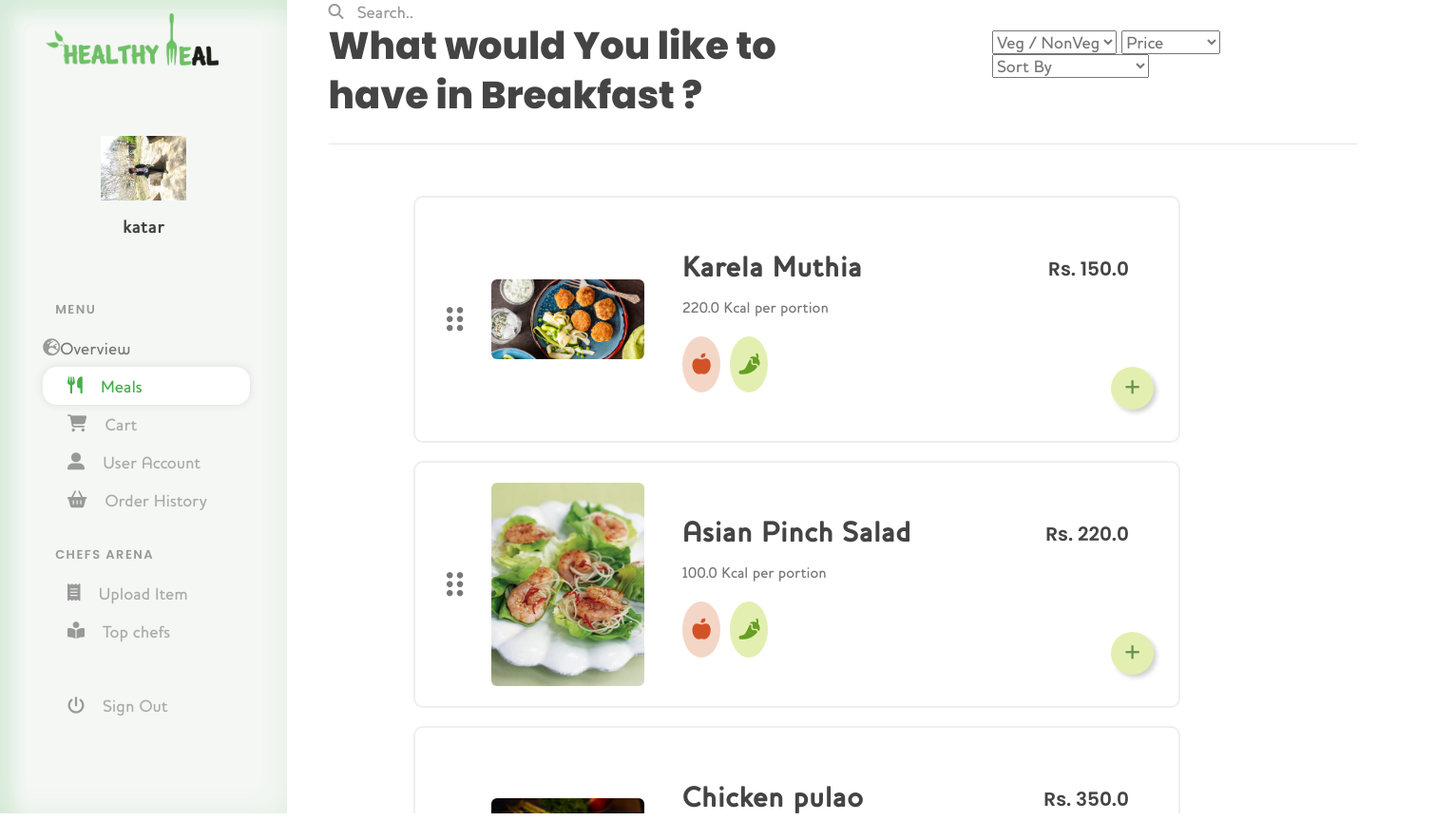
Before: /menu/ (signed in) with the older database file.
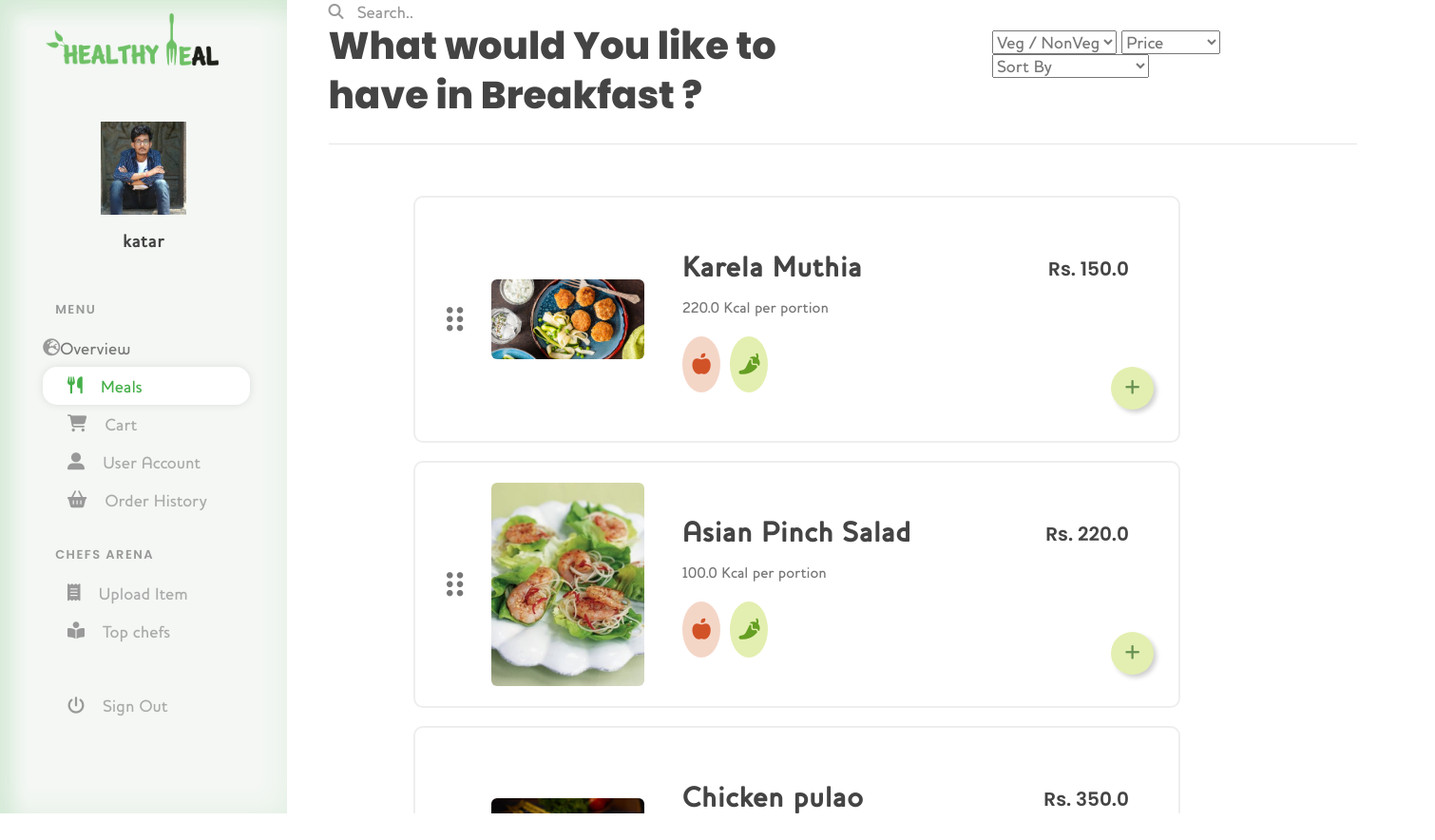
After: the same page with the newer database file.
### users/models.py (models this page shows, shortened)
class User(AbstractUser):
    is_student = models.BooleanField(default=False)
    is_store_owner = models.BooleanField(default=False)

class Profile(models.Model):
    user = models.OneToOneField(settings.AUTH_USER_MODEL, on_delete=models.CASCADE)
    image = models.ImageField(default='default.jpg', upload_to='profile_pics')

### core/views.py (the view, shortened to what this page needs)
# urls.py: path('menu/', menu , name='menu'),
@login_required
def menu(request):
	return render(request, 'core/menu.html', context={'items' : Item.objects.filter(available=True).all()})

### core/models.py (called while the page is built)
    def get_absolute_url(self):
        return reverse("core:product", kwargs={
            'slug': self.slug
        })

    def get_add_to_cart_url(self):
        return reverse("core:add-to-cart", kwargs={
            'slug': self.slug
        })

### core/templates/core/menu.html (shortened to what the changed rows need)
{% load static %}
<!DOCTYPE html>
<html lang="en">
<head>
    <link rel="stylesheet" type="text/css" href="{% static 'core/meal.css' %}">
</head>
<body>
    <div class="grid-container1 gc">
        <div class="item1">
            <div class="user">
                <img src="{{ user.profile.image.url }}" class="userimg">
                <div class="username">
                    {{request.user.username}}
                </div>
            </div>
        </div>
    </div>
</body>
</html>

Changed rows visible on the page:
changed User "katar": profile.image: a different picture
